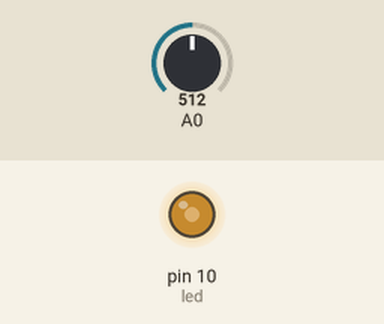
The sketch below on a simulated Arduino Uno, built with avr-gcc and run on an emulated ATmega328P. Shown: output pins drawn as LEDs (lit = HIGH). Inputs (shaded band) come from the test bench; at power-on: A0 = 512.

Above: at 1.2 s.
1.3 s: A0 set to 716
At 2.0 s:
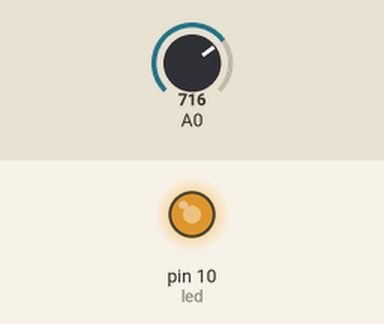
2.8 s: A0 set to 900
At 3.2 s:
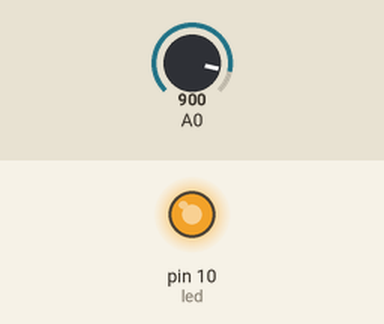
4.3 s: A0 set to 122
At 5.5 s:
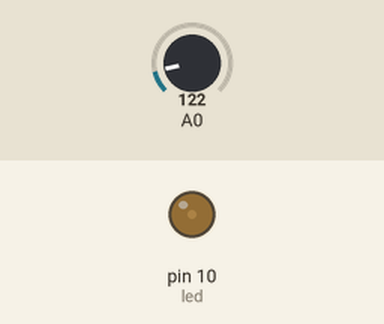
5.8 s: A0 set to 0
At 6.6 s:
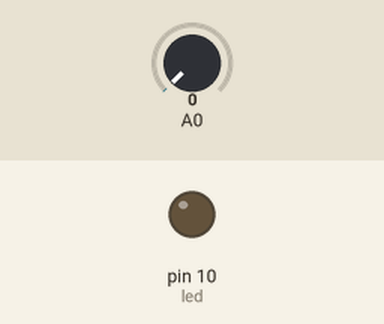
Timing chart, 0 to 8.3 s (numbered marks = the images above; inputs shaded):
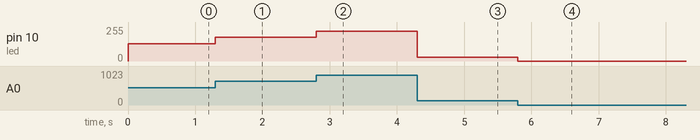

The sketch:

PWM_and_blink.ino
```cpp
//         Potentiometer               LED
// connect VIN  PIN  A0    and    GROUND 10

int sensorValue = 0;
int led = 10; // only PWM pins
int mode = 2;  // mode one will change the blinking rate of the led, mode two will change the brightness


void setup() {
  Serial.begin(9600);
  pinMode(A0, INPUT);
  pinMode(led, OUTPUT);
}

void loop() {
  sensorValue = analogRead(A0);
  if (mode == 1) {
    delay(sensorValue / 4);
    digitalWrite(led, HIGH);

    delay(sensorValue / 4);
    digitalWrite(led, LOW);
  } else {
    analogWrite(led, sensorValue / 4);
  }
  // Serial.println(sensorValue);
}
```

Measured:
- after the input at 1.3 s, pin 10 (led): 128/255 → 179/255 at once
- after the input at 2.8 s, pin 10 (led): 179/255 → 225/255 at once
- after the input at 4.3 s, pin 10 (led): 225/255 → 30/255 at once
- after the input at 5.8 s, pin 10 (led): 30/255 → 0/255 at once
